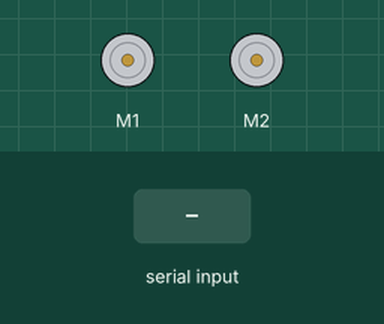
Bench run of a sketch on a simulated Arduino Uno, built with avr-gcc and run on an emulated ATmega328P. Parts: 2 × DC motor (green arrow = forward, orange = backward, longer = faster). The inputs (shaded band) are chosen by the test bench.

Above: at 1.2 s.
1.3 s: "1" received over Serial
At 2.3 s:
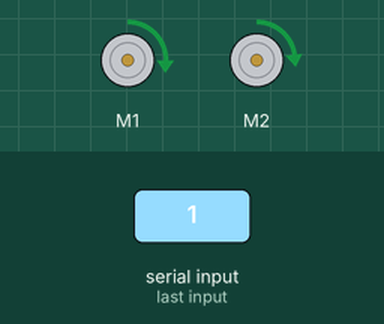
2.8 s: byte 0 (0) received over Serial
At 3.4 s:
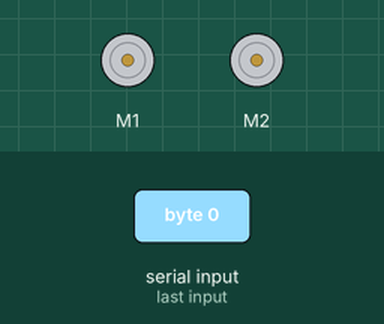
4.3 s: "2" received over Serial
At 4.6 s:
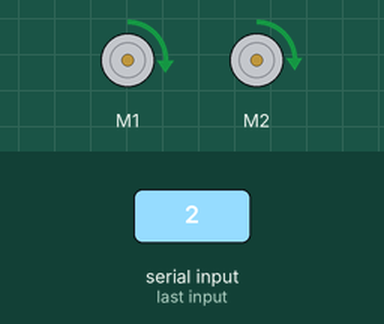
Timing chart, 0 to 7.3 s (numbered marks = the images above; inputs shaded):
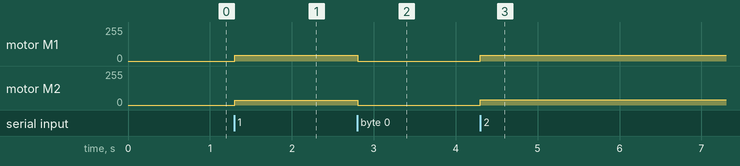

The sketch:

LEDStarting.ino
```cpp
#include "DualVNH5019MotorShield.h"

DualVNH5019MotorShield md;

int immap = 0;
int leftMotor;
int rightMotor;
int led = 27;
int m1_0 = 3;
int m1_1 = 4;
int m2_1 = 5;
int m2_0 = 6;
int m1_en = 2;
int m2_en = 7;

void stopIfFault(){
  if (md.getM1Fault() | md.getM2Fault())
  {
    md.setM1Speed(0);
    md.setM2Speed(0);
    while(1);
  }
}
void setup() {
  // put your setup code here, to run once:
  Serial.begin(9600);

  md.init(); //start the dual vnh5019 motor shield
}

void loop() {
  // put your main code here, to run repeatedly:
  if (Serial.available() > 0){
    immap = Serial.read();
    if (immap == 0){
      md.setM1Speed(0);
      md.setM2Speed(0);
      stopIfFault();
    }
    else{
      leftMotor = (immap & 0xF0)>>4;
      rightMotor = immap & 0x0F;
      md.setM1Speed(map(leftMotor, 0, 15, 50, 150));
      md.setM2Speed(map(rightMotor, 0, 15, 50, 150));
    }
  }
}
```

Measured:
- after the input at 1.3 s, motor M1: stopped → forward 44/255 at once; motor M2: stopped → forward 35/255 at once
- after the input at 2.8 s, motor M1: forward 44/255 → stopped at once; motor M2: forward 35/255 → stopped at once
- after the input at 4.3 s, motor M1: stopped → forward 44/255 at once; motor M2: stopped → forward 40/255 at once
